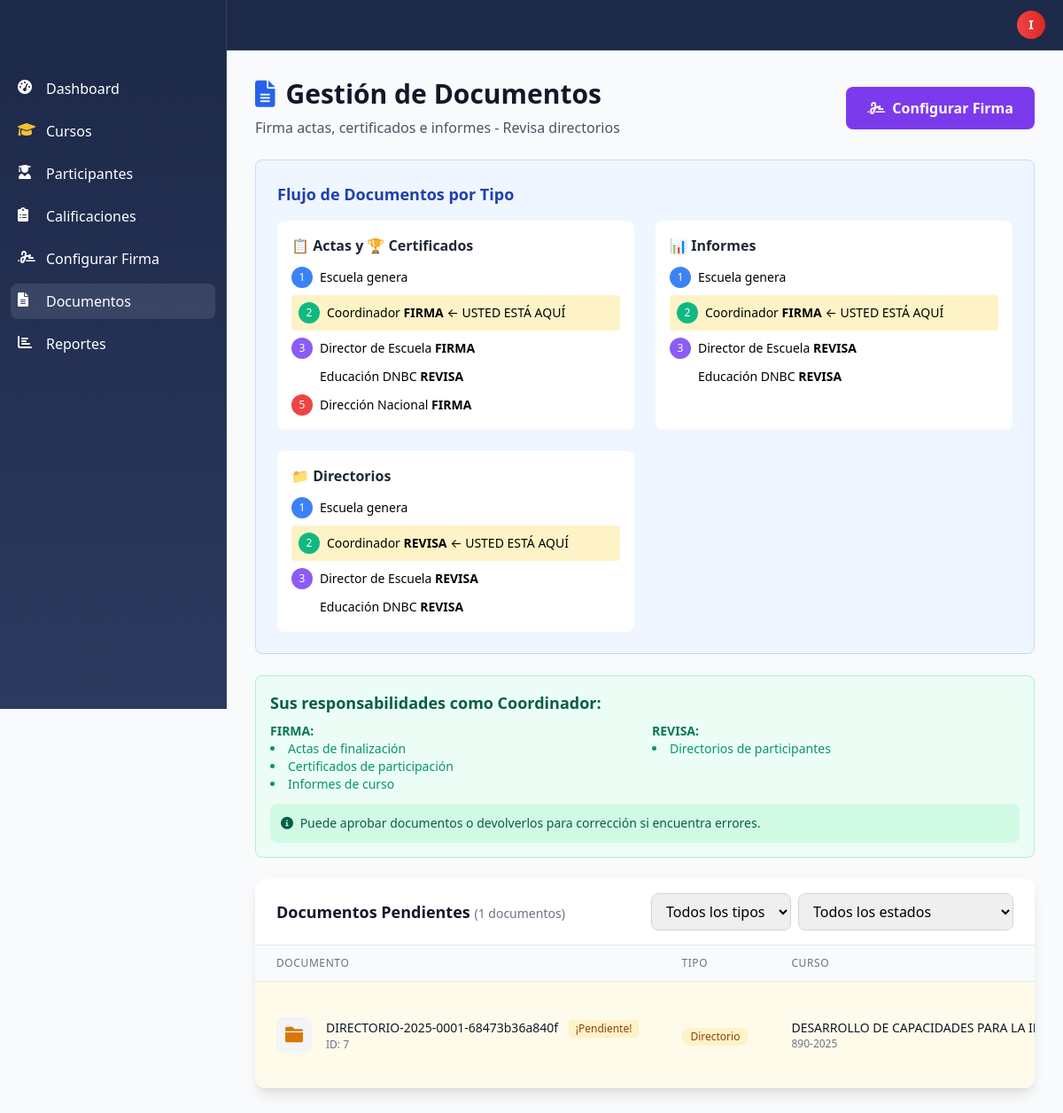
The page /documentos.php (signed in) on the database its author committed.
### tables this page shows
CREATE TABLE `documentos` (
  `id` int(11) NOT NULL,
  `tipo` varchar(30) NOT NULL,
  `curso_id` int(11) NOT NULL,
  `participante_id` int(11) DEFAULT NULL,
  `codigo_unico` varchar(100) NOT NULL,
  `codigo_verificacion` varchar(20) DEFAULT NULL,
  `contenido` text DEFAULT NULL,
  `archivo_pdf` varchar(255) DEFAULT NULL,
  `created_at` timestamp NOT NULL DEFAULT current_timestamp(),
  `updated_at` timestamp NOT NULL DEFAULT current_timestamp() ON UPDATE current_timestamp(),
  `generado_por` int(11) DEFAULT NULL,
  `estado` varchar(50) NOT NULL DEFAULT 'generado'
);

CREATE TABLE `cursos` (
  `id` int(11) NOT NULL,
  `nombre` varchar(200) NOT NULL,
  `descripcion` text DEFAULT NULL,
  `numero_registro` varchar(50) NOT NULL,
  `coordinador_id` int(11) NOT NULL,
  `escuela_id` int(11) NOT NULL,
  `fecha_inicio` date DEFAULT NULL,
  `fecha_fin` date DEFAULT NULL,
  `duracion_horas` int(11) DEFAULT NULL,
  `contenido_tematico` text DEFAULT NULL,
  `activo` tinyint(1) DEFAULT 1,
  `created_at` timestamp NOT NULL DEFAULT current_timestamp(),
  `updated_at` timestamp NOT NULL DEFAULT current_timestamp() ON UPDATE current_timestamp(),
  `escala_calificacion` enum('0-5','0-100') DEFAULT '0-5'
);

### documentos.php (the view, shortened to what the rows shown need)
<?php
require_once 'config/database.php';
require_once 'includes/document-workflow.php';
$database = new Database();
$db = $database->getConnection();
$workflow = new DocumentWorkflow($db);
$rol_actual = $_SESSION['user_role'];
$documentos = [];
if ($rol_actual === 'Escuela') {
    $query_documentos = "SELECT d.*, c.nombre as curso_nombre, c.numero_registro,
                                CONCAT(p.nombres, ' ', p.apellidos) as participante_nombre,
                                CONCAT(u.nombres, ' ', u.apellidos) as generado_por_nombre,
                                e.nombre as escuela_nombre
                         FROM documentos d
                         JOIN cursos c ON d.curso_id = c.id
                         JOIN escuelas e ON c.escuela_id = e.id
                         LEFT JOIN participantes p ON d.participante_id = p.id
                         LEFT JOIN usuarios u ON d.generado_por = u.id
                         WHERE d.id NOT IN (
                             SELECT DISTINCT documento_id
                             FROM firmas_documentos
                             WHERE es_rechazo = 1
                         )
                         ORDER BY d.created_at DESC";
    $stmt_documentos = $db->prepare($query_documentos);
    $stmt_documentos->execute();
    $documentos = $stmt_documentos->fetchAll();
    $documentos_rechazados = $workflow->getRejectedDocuments($_SESSION['user_id']);
} elseif ($rol_actual === 'Coordinador') {
    $documentos = $workflow->getPendingDocuments($rol_actual);
} else {
    $documentos = $workflow->getPendingDocuments($rol_actual);
}
include 'includes/header.php';
?>
<div class="mb-6">
    <div class="flex justify-between items-center">
        <div>
            <h1 class="text-3xl font-bold text-gray-900 mb-2">
                <i class="fas fa-file-alt text-blue-600 mr-3"></i>Gestión de Documentos
            </h1>
        </div>
    </div>
</div>
<div class="bg-white rounded-xl shadow-lg overflow-hidden">
    <div class="overflow-x-auto">
        <table class="min-w-full divide-y divide-gray-200">
            <thead class="bg-gray-50">
                <tr>
                    <th class="px-6 py-3 text-left text-xs font-medium text-gray-500 uppercase tracking-wider">Documento</th>
                    <th class="px-6 py-3 text-left text-xs font-medium text-gray-500 uppercase tracking-wider">Tipo</th>
                    <th class="px-6 py-3 text-left text-xs font-medium text-gray-500 uppercase tracking-wider">Curso</th>
                </tr>
            </thead>
            <tbody class="bg-white divide-y divide-gray-200">
                <?php if (count($documentos) > 0): ?>
                <?php foreach ($documentos as $documento): ?>
                <?php
                $puede_procesar = $workflow->canProcessDocument($documento['id'], $rol_actual);
                ?>
                <tr class="hover:bg-gray-50 transition-colors <?php echo $puede_procesar ? 'bg-yellow-50' : ''; ?>" data-tipo="<?php echo $documento['tipo']; ?>" data-estado="<?php echo $documento['estado']; ?>">
                    <td class="px-6 py-4 whitespace-nowrap">
                        <div class="flex items-center">
                            <?php
                            $icon_class = '';
                            switch ($documento['tipo']) {
                                case 'directorio':
                                    $icon_class = 'fa-folder text-yellow-600';
                                    break;
                            }
                            ?>
                            <div class="w-10 h-10 bg-gray-100 rounded-lg flex items-center justify-center">
                                <i class="fas <?php echo $icon_class; ?> text-xl"></i>
                            </div>
                            <div class="ml-4">
                                <div class="text-sm font-medium text-gray-900">
                                    <?php echo htmlspecialchars($documento['codigo_unico']); ?>
                                    <?php if ($puede_procesar): ?>
                                    <span class="ml-2 inline-flex items-center px-2 py-0.5 rounded text-xs font-medium bg-yellow-100 text-yellow-800">
                                        ¡Pendiente!
                                    </span>
                                    <?php endif; ?>
                                </div>
                                <div class="text-xs text-gray-500">
                                    ID: <?php echo $documento['id']; ?>
                                </div>
                            </div>
                        </div>
                    </td>
                    <td class="px-6 py-4 whitespace-nowrap">
                        <span class="inline-flex items-center px-2.5 py-0.5 rounded-full text-xs font-medium
                            <?php
                            switch ($documento['tipo']) {
                                case 'directorio':
                                    echo 'bg-yellow-100 text-yellow-800';
                                    break;
                            }
                            ?>">
                            <?php echo ucfirst($documento['tipo']); ?>
                        </span>
                    </td>
                    <td class="px-6 py-4 whitespace-nowrap text-sm text-gray-900">
                        <?php echo htmlspecialchars($documento['curso_nombre']); ?>
                        <div class="text-xs text-gray-500">
                            <?php echo htmlspecialchars($documento['numero_registro']); ?>
                        </div>
                    </td>
                </tr>
                <?php endforeach; ?>
                <?php endif; ?>
            </tbody>
        </table>
    </div>
</div>
<?php include 'includes/footer.php'; ?>

### rows shown on the page
documentos: codigo_unico "DIRECTORIO-2025-0001-68473b36a840f", estado "¡Pendiente!", id "7", tipo "Directorio", curso.nombre "DESARROLLO DE CAPACIDADES PARA LA…", curso.numero_registro "890-2025"

### other values the page prints
substr($_SESSION['user_name'], 0, 1) "I"
count($documentos) "1"
